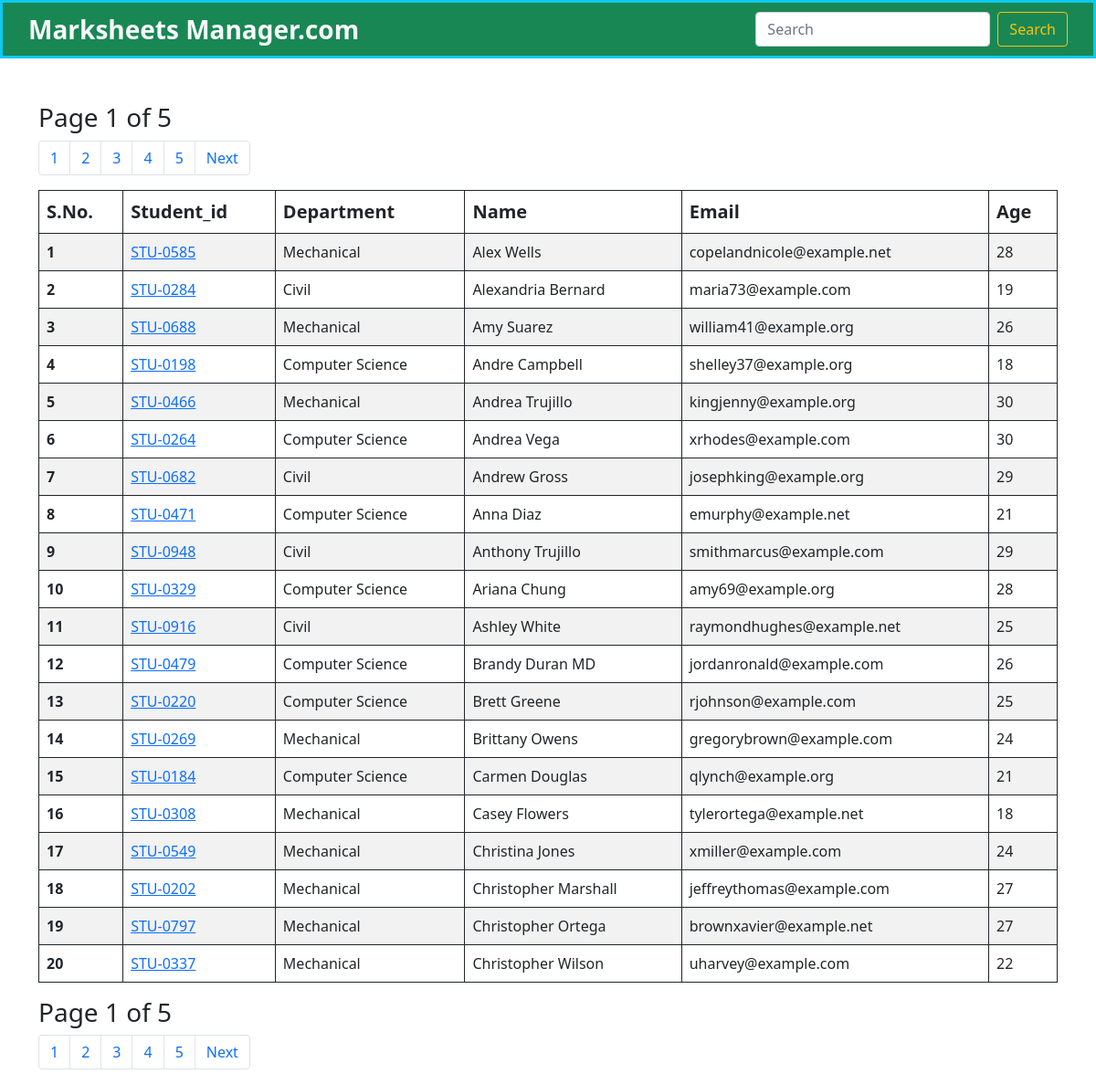
The page / on the database its author committed.
### ReportCard/models.py (models this page shows, shortened)
class Student(models.Model):
    department = models.ForeignKey(Department,related_name='depart',on_delete=models.CASCADE)
    student_id = models.OneToOneField(StudentId,related_name='studentid',on_delete=models.CASCADE)
    student_name = models.CharField(max_length=100)
    student_email = models.EmailField(unique=True)
    student_age = models.IntegerField(default=18)
    student_address = models.TextField()
    class Meta:
        ordering=['student_name']
        verbose_name = "student"

class StudentId(models.Model):
    student_id = models.CharField(max_length=100)
    def __str__(self):
        return self.student_id

class Department(models.Model):
    department = models.CharField(max_length=100)
    def __str__(self):
        return self.department
    class Meta:
        ordering=['department']

### ReportCard/views.py (the view, shortened to what this page needs)
# urls.py: path('',views.index,name='index'),
def index(request):
    queryset = Student.objects.all()
    if request.method == "GET":
        search = request.GET.get('search')
    paginator = Paginator(queryset, 20)
    page_number = request.GET.get('page')
    final_Data = paginator.get_page(page_number)
    total_page = final_Data.paginator.num_pages
    data={
        'info':final_Data,
        'lastpage':total_page,
        'pagelist':[n+1 for n in range(total_page)]
}
    return render(request,'index.html',data)

### templates/index.html (shortened to what this page needs)
<!DOCTYPE html>
<html lang="en">
  <head>
    <link href="https://cdn.jsdelivr.net/npm/bootstrap@5.0.2/dist/css/bootstrap.min.css" rel="stylesheet" />
  </head>
  <body>
    <nav class="navbar bg-body-tertiary bg-success border border-3 border-info">
      <div class="container-fluid mx-3">
        <b><a class="navbar-brand fs-3 text-light">Marksheets Manager.com</a></b>
        <form class="d-flex" role="search" method="get">
          <input class="form-control me-2" type="search" name="search" placeholder="Search" aria-label="Search" />
          <button class="btn btn-outline-warning" type="submit">Search</button>
        </form>
      </div>
    </nav>
    <div class="container mt-5">
      <h3>Page {{ info.number }} of {{ lastpage }}</h3>
      <nav aria-label="Page navigation example">
        <ul class="pagination">
          {% for n in pagelist %}
            <li class="page-item"><a class="page-link" href="/?page={{ n }}">{{ n }}</a></li>
          {% endfor %}
          {% if info.has_next %}
            <li class="page-item">
              <a class="page-link" href="/?page={{ info.next_page_number }}">Next</a>
            </li>
          {% endif %}
        </ul>
      </nav>
      <table class="table table-striped table-hover table-bordered border-dark">
        <thead>
          <tr>
            <th scope="col" class="fs-5">S.No.</th>
            <th scope="col" class="fs-5">Student_id</th>
            <th scope="col" class="fs-5">Department</th>
            <th scope="col" class="fs-5">Name</th>
            <th scope="col" class="fs-5">Email</th>
            <th scope="col" class="fs-5">Age</th>
          </tr>
        </thead>
        <tbody>
          {% for data in info %}
            <tr>
              <th scope="row">{{ forloop.counter }}</th>
              <td><a href="marks/{{ data.student_id }}">{{ data.student_id }}</a></td>
              <td>{{ data.department }}</td>
              <td>{{ data.student_name }}</td>
              <td>{{ data.student_email }}</td>
              <td>{{ data.student_age }}</td>
            </tr>
          {% endfor %}
        </tbody>
      </table>
      <h3>Page {{ info.number }} of {{ lastpage }}</h3>
      <nav aria-label="Page navigation example">
        <ul class="pagination">
          {% for n in pagelist %}
            <li class="page-item">
              <a class="page-link" href="/?page={{ n }}">{{ n }}</a>
            </li>
          {% endfor %}
          {% if info.has_next %}
            <li class="page-item">
              <a class="page-link" href="/?page={{ info.next_page_number }}">Next</a>
            </li>
          {% endif %}
        </ul>
      </nav>
    </div>
  </body>
</html>

### rows shown on the page
Student: student_id "STU-0585", department "Mechanical", student_name "Alex Wells", student_email "copelandnicole@example.net", student_age "28"
Student: student_id "STU-0284", department "Civil", student_name "Alexandria Bernard", student_email "maria73@example.com", student_age "19"
Student: student_id "STU-0688", department "Mechanical", student_name "Amy Suarez", student_email "william41@example.org", student_age "26"
Student: student_id "STU-0198", department "Computer Science", student_name "Andre Campbell", student_email "shelley37@example.org", student_age "18"
Student: student_id "STU-0466", department "Mechanical", student_name "Andrea Trujillo", student_email "kingjenny@example.org", student_age "30"
Student: student_id "STU-0264", department "Computer Science", student_name "Andrea Vega", student_email "xrhodes@example.com", student_age "30"
Student: student_id "STU-0682", department "Civil", student_name "Andrew Gross", student_email "josephking@example.org", student_age "29"
Student: student_id "STU-0471", department "Computer Science", student_name "Anna Diaz", student_email "emurphy@example.net", student_age "21"
Student: student_id "STU-0948", department "Civil", student_name "Anthony Trujillo", student_email "smithmarcus@example.com", student_age "29"
Student: student_id "STU-0329", department "Computer Science", student_name "Ariana Chung", student_email "amy69@example.org", student_age "28"
Student: student_id "STU-0916", department "Civil", student_name "Ashley White", student_email "raymondhughes@example.net", student_age "25"
Student: student_id "STU-0479", department "Computer Science", student_name "Brandy Duran MD", student_email "jordanronald@example.com", student_age "26"
Student: student_id "STU-0220", department "Computer Science", student_name "Brett Greene", student_email "rjohnson@example.com", student_age "25"
Student: student_id "STU-0269", department "Mechanical", student_name "Brittany Owens", student_email "gregorybrown@example.com", student_age "24"
Student: student_id "STU-0184", department "Computer Science", student_name "Carmen Douglas", student_email "qlynch@example.org", student_age "21"
Student: student_id "STU-0308", department "Mechanical", student_name "Casey Flowers", student_email "tylerortega@example.net", student_age "18"
Student: student_id "STU-0549", department "Mechanical", student_name "Christina Jones", student_email "xmiller@example.com", student_age "24"
Student: student_id "STU-0202", department "Mechanical", student_name "Christopher Marshall", student_email "jeffreythomas@example.com", student_age "27"
Student: student_id "STU-0797", department "Mechanical", student_name "Christopher Ortega", student_email "brownxavier@example.net", student_age "27"
Student: student_id "STU-0337", department "Mechanical", student_name "Christopher Wilson", student_email "uharvey@example.com", student_age "22"

### other values the page prints
{{ info.number }} "1"
{{ lastpage }} "5"
{{ n }} "1" "2" "3" "4" "5"
